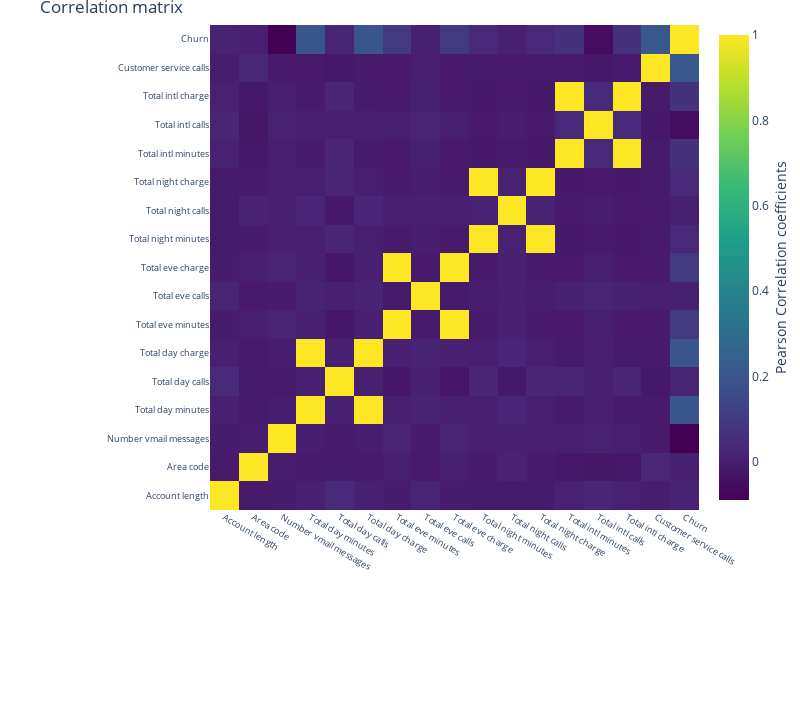

Here is the notebook cell this chart was saved with:
### Code cell
#correlation
correlation = customer_data.corr()
#tick labels
matrix_cols = correlation.columns.tolist()
#convert to array
corr_array = np.array(correlation)

#Plotting
trace = go.Heatmap(z = corr_array,
                   x = matrix_cols,
                   y = matrix_cols,
                   colorscale = "Viridis",
                   colorbar = dict(title = "Pearson Correlation coefficients", titleside = "right"),
                  )
layout = go.Layout(dict(title = "Correlation matrix",
                        autosize = False,
                        height = 720,
                        width = 800,
                        margin = dict(r = 0, l = 210, t = 25, b = 210),
                        yaxis = dict(tickfont = dict(size = 9)),
                        xaxis = dict(tickfont = dict(size = 9))
                       )
                  )
data = [trace]
fig = go.Figure(data=data, layout=layout)
py.iplot(fig)

### Figure 1 — Plotly figure (JSON) as saved in the notebook; plotly's stock layout.template omitted (floating-point values rounded to 4 significant figures; data arrays with more than 128 entries replaced by an {"elided": "..."} marker saying what was removed)
{"data": [{"colorbar": {"title": {"side": "right", "text": "Pearson Correlation coefficients"}}, "colorscale": [[0, "#440154"], [0.1111, "#482878"], [0.2222, "#3e4989"], [0.3333, "#31688e"], [0.4444, "#26828e"], [0.5556, "#1f9e89"], [0.6667, "#35b779"], [0.7778, "#6ece58"], [0.8889, "#b5de2b"], [1, "#fde725"]], "type": "heatmap", "x": ["Account length", "Area code", "Number vmail messages", "Total day minutes", "Total day calls", "Total day charge", "Total eve minutes", "Total eve calls", "Total eve charge", "Total night minutes", "Total night calls", "Total night charge", "Total intl minutes", "Total intl calls", "Total intl charge", "Customer service calls", "Churn"], "y": ["Account length", "Area code", "Number vmail messages", "Total day minutes", "Total day calls", "Total day charge", "Total eve minutes", "Total eve calls", "Total eve charge", "Total night minutes", "Total night calls", "Total night charge", "Total intl minutes", "Total intl calls", "Total intl charge", "Customer service calls", "Churn"], "z": {"elided": "17x17 float values"}}], "layout": {"autosize": false, "height": 720, "margin": {"b": 210, "l": 210, "r": 0, "t": 25}, "title": {"text": "Correlation matrix"}, "width": 800, "xaxis": {"tickfont": {"size": 9}}, "yaxis": {"tickfont": {"size": 9}}}}
